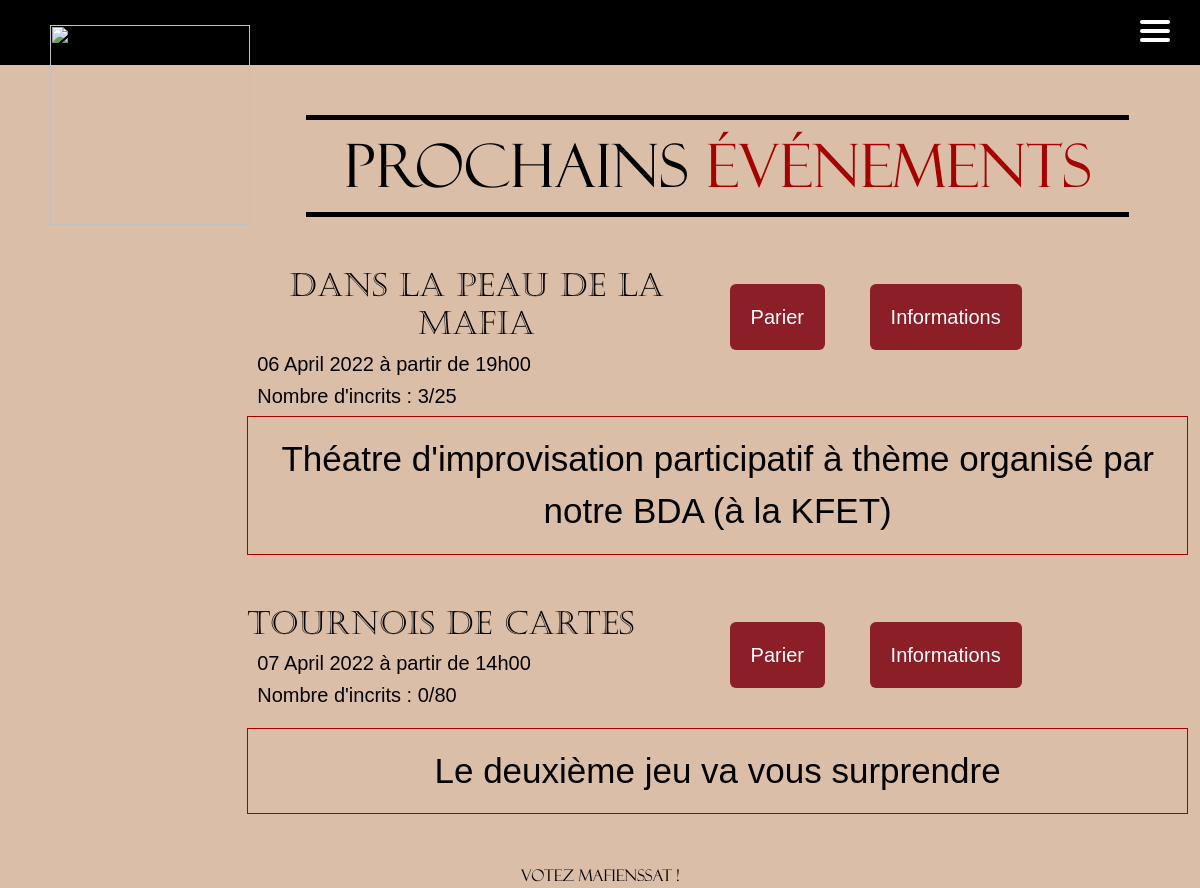
Before: /event/ with the older database file.
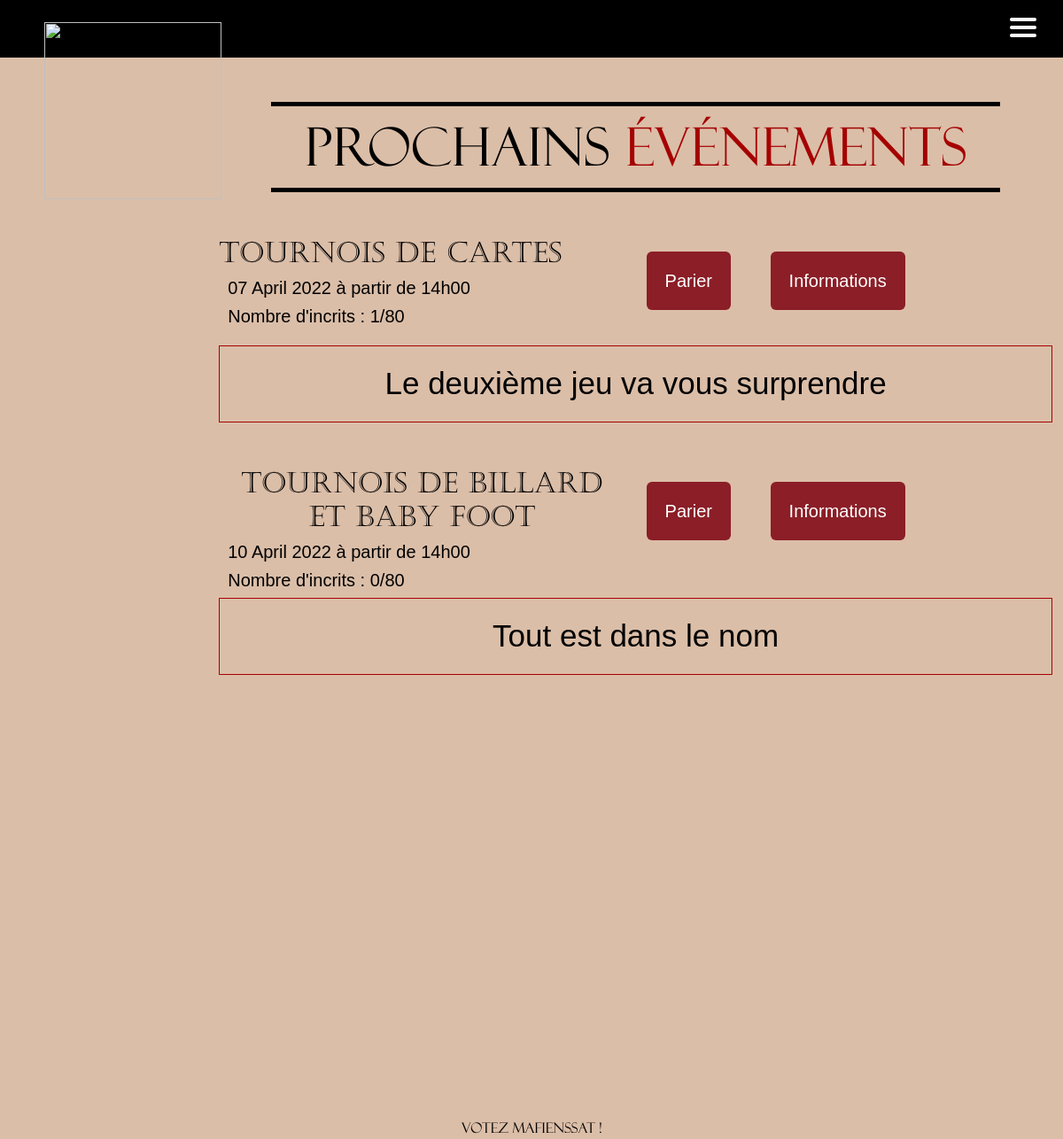
After: the same page with the newer database file.
### main_app/models.py (models this page shows)
class Event(models.Model):
    id = models.AutoField(primary_key=True, unique=True)
    event_name = models.CharField(max_length=256, unique=True)
    event_description = models.CharField(max_length=1024)
    TYPE = (
        ('A', 'Annonce'),
        ('B', 'Prévention'),
        ('C', 'Ker\'mess'),
        ('D', 'Soirée'),
        ('E', '12 Travaux du Klax')
    )
    event_type = models.CharField(max_length=1, choices=TYPE, blank=True, help_text='Which type of event')
    event_date = models.DateTimeField(help_text='YYYY-MM-DD HH:MM:SS')
    attendees_number = models.IntegerField(default=0)
    max_attendees = models.IntegerField(null=True)
    associated_bet = models.BooleanField(default=False)
    associated_html = models.BooleanField(default=False)
    visible = models.BooleanField(default=False)
    closed_event = models.BooleanField(default=False)

### main_app/views.py (the view)
# urls.py: path("event/", views.event, name="event"),
def event(request):
    events = Event.objects.all()
    try:
        user = User.objects.get(pk=request.user.id)
    except User.DoesNotExist:
        user = None
    try:
        registered_event = EventsRegistration.objects.filter(user_id_id=request.user.id).order_by("-id")
    except EventsRegistration.DoesNotExist:
        registered_event = None
    if registered_event is not None:
        reg_event_id = []
        for e in registered_event:
            reg_event_id.append(e.event_id.id)
        if reg_event_id:
            events = Event.objects.exclude(id__in=reg_event_id).order_by("-id")
            registered_event = Event.objects.filter(id__in=reg_event_id).order_by("-id")
    else:
        messages.error(request, "Erreur lors de l'envoie de la requête")
        events = Event.objects.all().order_by('-id')
    return render(request, 'events/event.html', {'events': events, 'user': user, 'registered': registered_event})

### templates/events/event.html (shortened to what this page needs)
{% extends 'main.html' %}
{% block content %}
{% load static %}
{% include 'nav.html' %}
<div class="container-fluid" id="event_page_id">
    <img class="logo_loco" width="350px" height="350px" src="{% static 'img/logodeloco.png' %}">
    {% if not registered %}
        <div id="next-event">
            <h1>Prochains <span>événements</span></h1>
        </div>
    {% endif %}
    {% for event in events %}
        {% if event.visible %}
            <div id="next-event-object">
                <div class="row">
                    <div class="col">
                        <div class="name_date">
                            <h2 id="name">{{event.event_name}}</h2>
                            <h3 id="date">{{event.event_date | date:"d"}} {{event.event_date | date:"F"}} {{event.event_date | date:"o"}} à partir de {{event.event_date | date:"H"}}h{{event.event_date | date:"i"}}</h3>
                        </div>
                        <div>
                            {% if event.max_attendees != 0 %}
                                <h4 id="h4_available">Nombre d'incrits : {{event.attendees_number}}/{{event.max_attendees}}</h4>
                            {% endif %}
                        </div>
                    </div>
                    <div class="col button_event">
                        {% if event.associated_bet %}
                            <a class="col btn btn_event" href="{% url "homeBetKlax" %}" value="goBet{{ event.id }}">
                                <h5>Parier</h5>
                            </a>
                        {% endif %}
                        {% if event.associated_html %}
                        <a name="html-event" id="{{ event.event_name }}" class="col btn btn_event html-event" href="#">
                            <h5>Informations</h5>
                        </a>
                        {% endif %}
                    </div>
                </div>
                <div id="description_event">
                    <p>{{event.event_description}}</p>
                </div>
            </div>
        {% endif %}
    {% endfor %}
<div id="vote_mafienssat_event">
    <p style="text-align:center; margin:0; color:black">Votez Mafienssat !</p>
</div>
</div>
{% endblock %}

Changed rows visible on the page:
removed Event: event_name "Dans la peau de la mafia", event_date "06", event_date "April", event_date "2022", event_date "19", event_date "00", attendees_number "3", max_attendees "25", event_description "Théatre d'improvisation participatif à thème organisé par notre BDA (à la KFET)"
changed Event "Le deuxième jeu va vous surprendre": attendees_number "0" → "1"
now on this page (row edited): Event: event_name "Tournois de billard et baby foot", event_date "10", event_date "April", event_date "2022", event_date "14", event_date "00", attendees_number "0", max_attendees "80", event_description "Tout est dans le nom"
